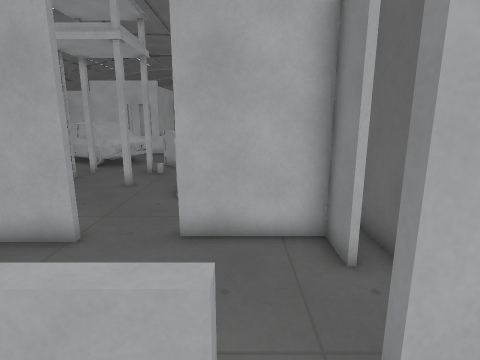
View 1 (above)

20 first-person views from a walk through a Godot game level. The camera is 1.4 m above the floor, tilts 12° down and sees 80° across. The floor is counted in squares, 0.5 m on a side. Each view is taken from the middle of a square. On the plan, view 1 faces up. The plan holds only what a view shows up to about 20 squares ahead; the rest is blank. The place goes on beyond the plan. Surface patterns are stand-ins for the level's own textures.

View 2
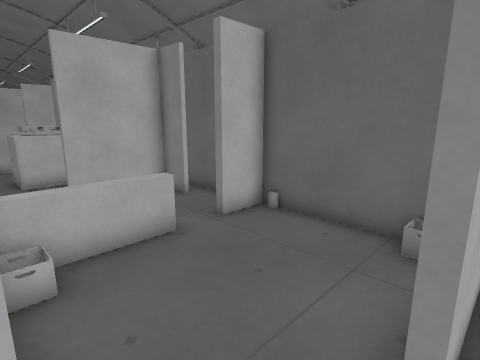

View 3
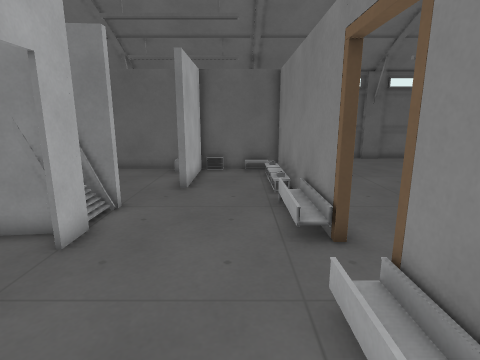

View 4
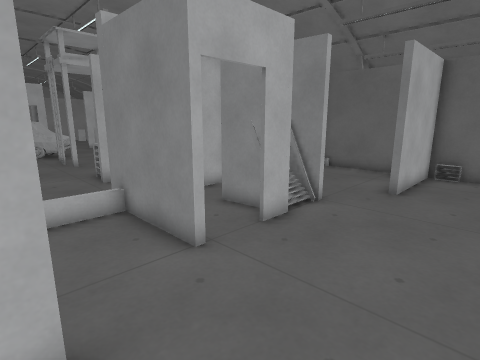

View 5
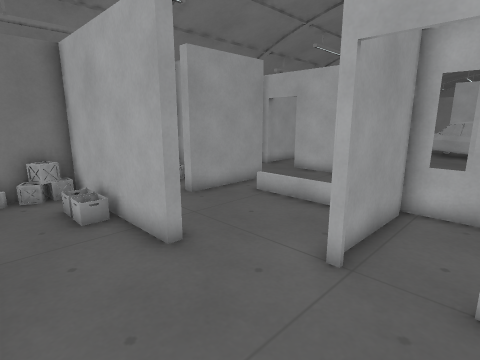

View 6
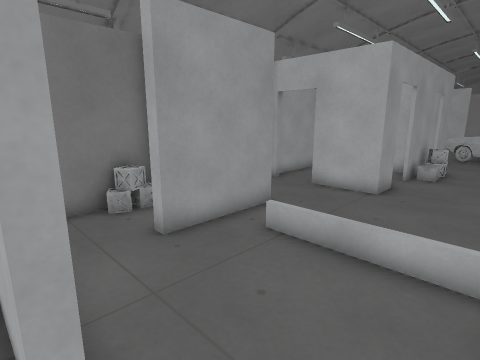

View 7
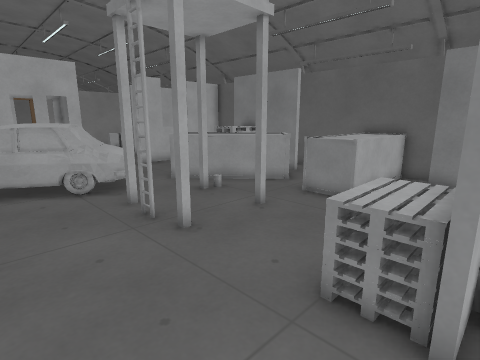

View 8
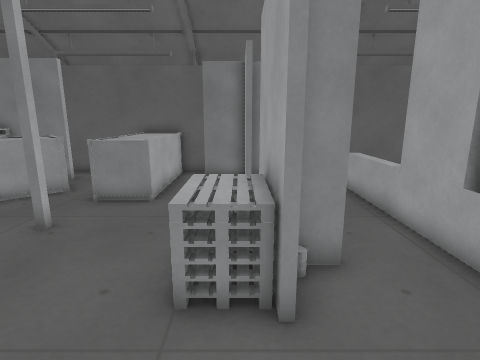

View 9
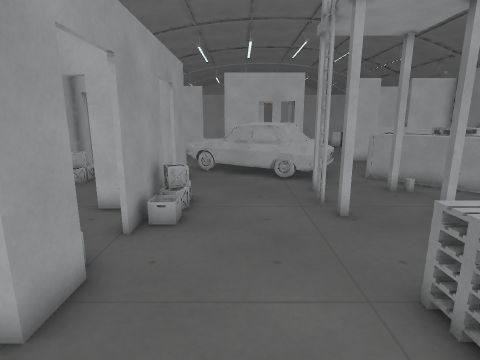

View 10
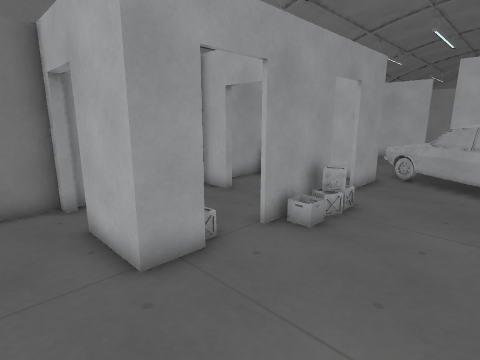

View 11
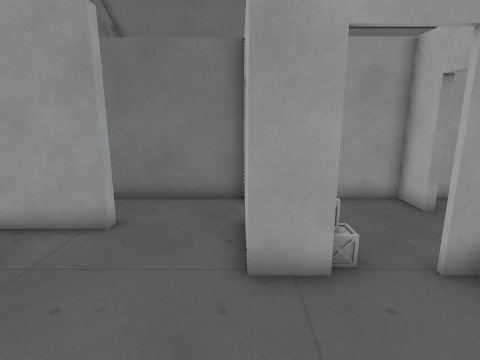

View 12
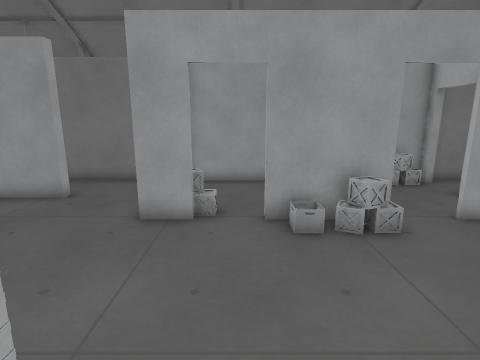

View 13
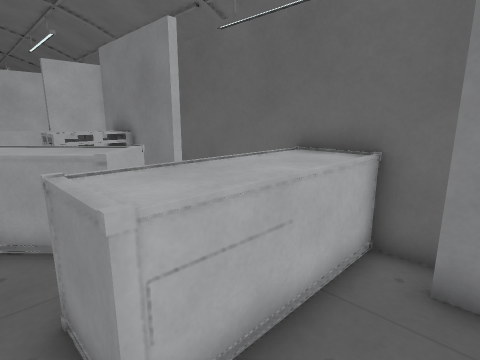

View 14
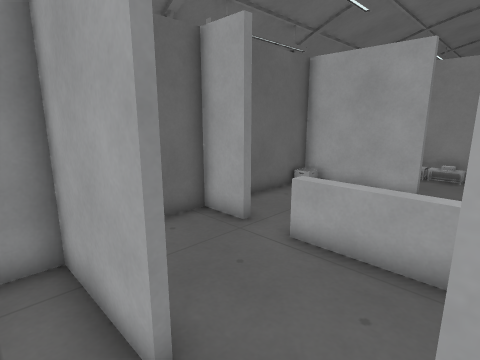

View 15
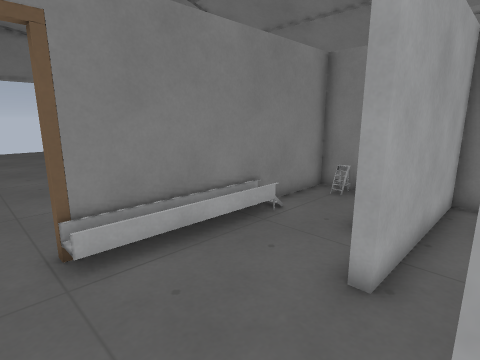

View 16
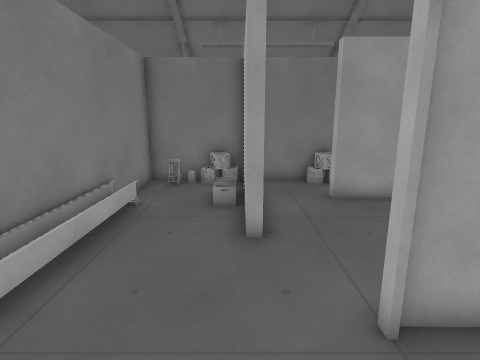

View 17
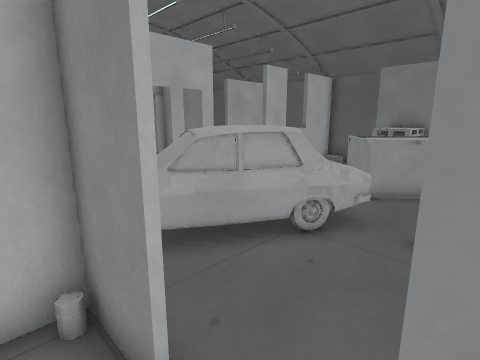

View 18
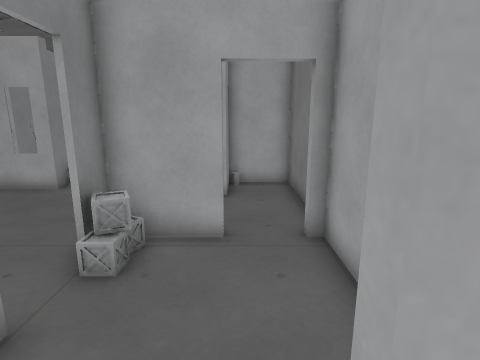

View 19
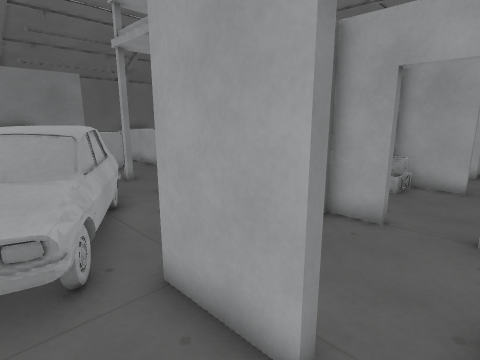

View 20
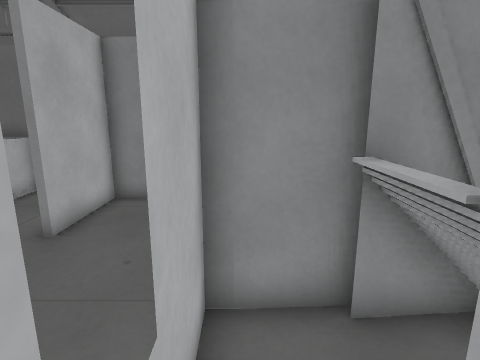

### Floor plan
Key: @ floor where view 1 was taken; # wall or solid block; x gap in a wall; . main floor; : floor 0.75 m higher than the main floor; + floor 1 m higher than the main floor; * floor 1.25 m higher than the main floor; = window, fence, low wall or low ledge; ^ raised ledge; v drop or lower ground; O other object.
Columns run from 20 left of view 1 to 3 right of it. Each row starts with its distance up from view 1.
 21   .       =    ..
 20  #.  .x=:**  =...    ##
 19  #..###.=#**+#=.^^ ####
 18  #..###..==#+=xx^^^####
 17  #=...#....===..^^^^.###
 16  #...............^^^^###
 15  #..........#..#..^^^###
 14  #....#O...........^...#
 13  ##..##=.............  #
 12  #....#........#..^^^^^^
 11  #....#...........^^^^^^
 10  #................^^^^^^
  9  #...=#...............##
  8  #....#.....=.=.......##
  7  #..###.....^^^....#####
  6  #..........#####.....##
  5  #....................##
  4  #.....................#
  3  #..#...  .##=###===...#
  2  #..#......#....#===..##
  1 #####......#..###......#
  0 #v=##......#..###...@..#
 -1 ##.........#..#O#......#
 -2  #.........#.##.#......#
 -3  #######...............#
 -4 ########...........#####
 -5 #v=....................#
 -6 ##.....................#
 -7  #.....................#
 -8  ###########.###########

Where each view was taken, in squares from view 1:
view 1: 0 up, 0 right, facing up
view 2: 4 down, 4 left, facing up-right
view 3: 6 down, 13 left, facing right
view 4: 7 down, 13 left, facing up-right
view 5: 7 down, 7 left, facing up-left
view 6: 4 down, 10 left, facing up-left
view 7: 6 up, 12 left, facing up-right
view 8: 7 up, 12 left, facing right
view 9: 4 up, 11 left, facing up
view 10: 5 up, 9 left, facing up-left
view 11: 7 up, 9 left, facing left
view 12: 10 up, 6 left, facing left
view 13: 8 up, 3 left, facing up-right
view 14: 8 up, 4 left, facing down-right
view 15: 2 down, 8 left, facing down-left
view 16: 4 down, 6 left, facing left
view 17: 14 up, 15 left, facing up-right
view 18: 14 up, 17 left, facing down
view 19: 21 up, 18 left, facing down-right
view 20: 2 up, 8 left, facing right
